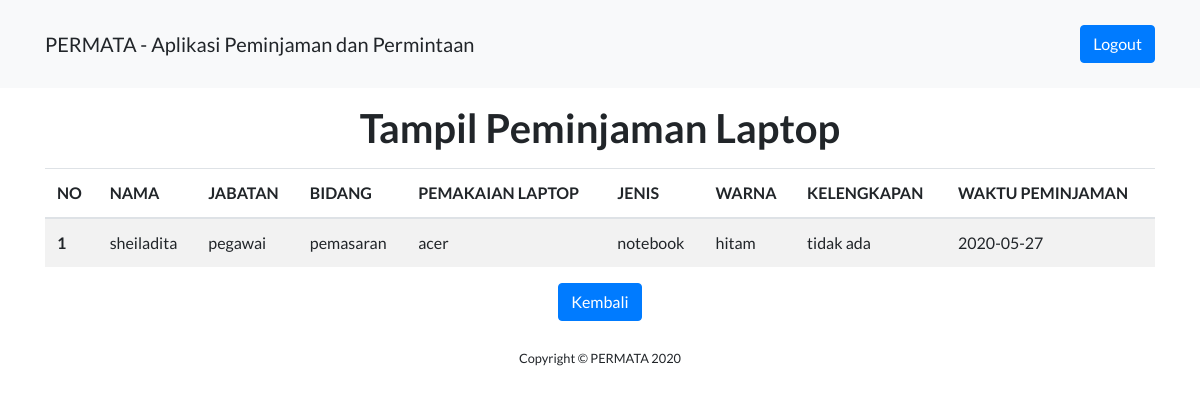
/kpbpjs/index.php/user/tampil_laptop, run on the app's committed database.
### tables this page shows
CREATE TABLE `daftar_peminjamlaptop` (
  `id` int(11) NOT NULL,
  `nama` varchar(255) NOT NULL,
  `jabatan` varchar(128) NOT NULL,
  `bidang` varchar(128) NOT NULL,
  `pemakaian_laptop` varchar(100) NOT NULL,
  `jenis` varchar(100) NOT NULL,
  `warna` varchar(50) NOT NULL,
  `kelengkapan` varchar(50) NOT NULL,
  `waktu_peminjaman` date NOT NULL
);

### kpbpjs/application/controllers/User.php (called while the page is built, shortened)
<?php
class User extends CI_Controller
{
	public function tampil_laptop()
	{
		$data['title'] = 'Tampilan Peminjaman Laptop';
		$this->load->model('model_laptop', 'daftar_peminjamlaptop');
		$this->load->library('pagination');
		$config['base_url'] = 'http://localhost/kpbpjs/index.php/user/tampil_laptop/tampil_laptop';
		$config['total_rows'] = $this->daftar_peminjamlaptop->countAllLaptop();
		$config['per_page'] = 5;
		$data['start'] = $this->uri->segment(4);
		$data['daftar_peminjamlaptop'] = $this->daftar_peminjamlaptop->getLaptop($config['per_page'],$data['start']);
		$this->load->view('templates/header', $data);
		$this->load->view('templates/navbar', $data);
		$this->load->view('user/tampil_laptop', $data);
		$this->load->view('templates/footer');
	}
}

### kpbpjs/index.php (called while the page is built, shortened)
<?php
require_once BASEPATH.'core/CodeIgniter.php';

### kpbpjs/application/config/config.php (called while the page is built, shortened)
<?php
$config['base_url'] = 'http://localhost/kpbpjs/';
$config['index_page'] = '';
$config['uri_protocol']	= 'REQUEST_URI';
$config['url_suffix'] = '';
$config['language']	= 'english';
$config['charset'] = 'UTF-8';
$config['enable_hooks'] = FALSE;
$config['subclass_prefix'] = 'MY_';
$config['composer_autoload'] = FALSE;
$config['permitted_uri_chars'] = 'a-z 0-9~%.:_\-';
$config['enable_query_strings'] = FALSE;
$config['controller_trigger'] = 'c';
$config['function_trigger'] = 'm';
$config['directory_trigger'] = 'd';
$config['allow_get_array'] = TRUE;
$config['log_threshold'] = 0;
$config['log_path'] = '';
$config['log_file_extension'] = '';
$config['log_file_permissions'] = 0644;
$config['log_date_format'] = 'Y-m-d H:i:s';
$config['error_views_path'] = '';
$config['cache_path'] = '';
$config['cache_query_string'] = FALSE;
$config['encryption_key'] = '';
$config['sess_driver'] = 'files';
$config['sess_cookie_name'] = 'ci_session';
$config['sess_expiration'] = 7200;
$config['sess_save_path'] = NULL;
$config['sess_match_ip'] = FALSE;
$config['sess_time_to_update'] = 300;
$config['sess_regenerate_destroy'] = FALSE;
$config['cookie_prefix']	= '';
$config['cookie_domain']	= '';
$config['cookie_path']		= '/';
$config['cookie_secure']	= FALSE;
$config['cookie_httponly'] 	= FALSE;
$config['standardize_newlines'] = FALSE;
$config['global_xss_filtering'] = FALSE;
$config['csrf_protection'] = FALSE;
$config['csrf_token_name'] = 'csrf_test_name';
$config['csrf_cookie_name'] = 'csrf_cookie_name';
$config['csrf_expire'] = 7200;
$config['csrf_regenerate'] = TRUE;
$config['csrf_exclude_uris'] = array();
$config['compress_output'] = FALSE;
$config['time_reference'] = 'local';
$config['rewrite_short_tags'] = FALSE;
$config['proxy_ips'] = '';

### kpbpjs/application/models/model_laptop.php (called while the page is built, shortened)
<?php
class Model_laptop extends CI_Model
{
	public function getLaptop($limit, $start, $keyword = null)
	{
		return $this->db->get('daftar_peminjamlaptop', $limit, $start)->result_array();
	}
	public function countAllLaptop()
	{
		return $this->db->get('daftar_peminjamlaptop')->num_rows();
	}
}

### kpbpjs/application/views/user/tampil_laptop.php (the view, shortened to what this page needs)
<div class="container-fluid">
  	<div class="container">
    <div class="mt-3" align="center"><h1>Tampil Peminjaman Laptop</h1></div>
    	<table class="table table-striped mt-3">
       		<thead>
       			<tr>
       				<th>NO</th>
       				<th>NAMA</th>
              <th>JABATAN</th>
       				<th>BIDANG</th>
       				<th>PEMAKAIAN LAPTOP</th>
       				<th>JENIS</th>
              <th>WARNA</th>
              <th>KELENGKAPAN</th>
              <th>WAKTU PEMINJAMAN</th>
       			</tr>
        	</thead>
        	<tbody>
        		<?php foreach ($daftar_peminjamlaptop as $dfl) : ?>
        		<tr>
       				<th> <?= ++$start; ?></th>
	        		<td> <?= $dfl ['nama']; ?> </td>
              <td> <?= $dfl ['jabatan']; ?> </td>
	        		<td> <?= $dfl ['bidang']; ?> </td>
	        		<td> <?= $dfl ['pemakaian_laptop']; ?> </td>
	        		<td> <?= $dfl ['jenis']; ?> </td>
	        		<td> <?= $dfl ['warna']; ?> </td>
              <td> <?= $dfl ['kelengkapan']; ?> </td>
              <td> <?= $dfl ['waktu_peminjaman']; ?> </td>
        		</tr>
        	<?php endforeach; ?>
        	</tbody>
       	</table>
         <div class="mt-3" align="center">
        <?php echo anchor('index.php/user/laptop', '<div class="btn btn-primary">
            Kembali
          </div>') ?>
        </div>
</div>

### data on the page
daftar_peminjamlaptop: nama "sheiladita", jabatan "pegawai", bidang "pemasaran", pemakaian_laptop "acer", jenis "notebook", warna "hitam", kelengkapan "tidak ada", waktu_peminjaman "2020-05-27"
